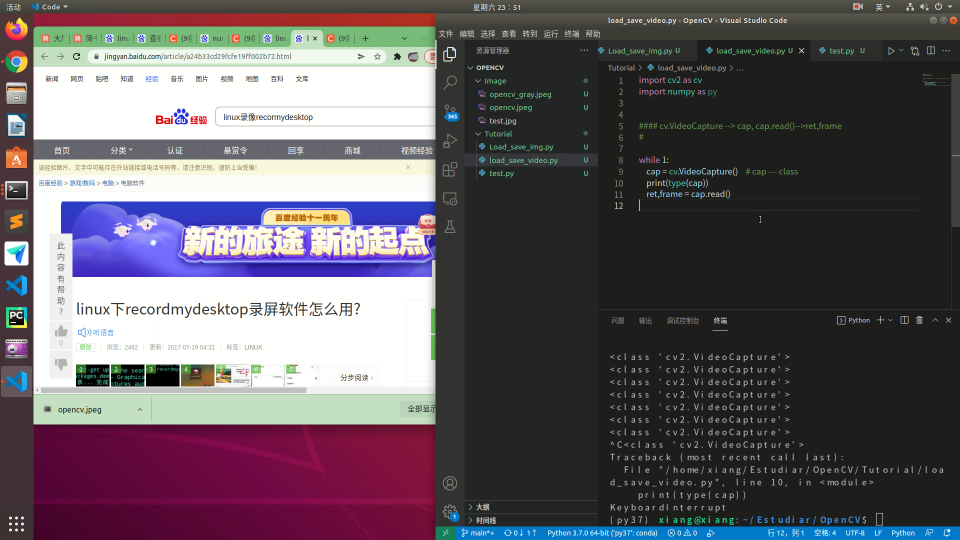
#> input picture frame 26 of OpenCV/Video/test.mp4, 1920 x 1080 px (shown at 1/2 size)
$ python load_save_video.py
#> lines starting #> are read from the running program, lines starting #| are printed output that depends on the picture
from cgi import test
import cv2 as cv
import numpy as py

test_video = "Video/test.mp4"

#### cv.VideoCapture --> cap, cap.read()-->ret,frame
# cv.split() // cv.merge() // cv.capture() // ret, frame = cv.read()

cap = cv.VideoCapture(test_video)    # cap --- class
while 1:
    ret,frame = cap.read()   # ret__bool
#> frame is the input picture: shape (1080, 1920, 3); mean B, G, R 97.8, 91.5, 98
    if ret == False:
        break
    frame_gray = cv.cvtColor(frame, cv.COLOR_BGR2GRAY)
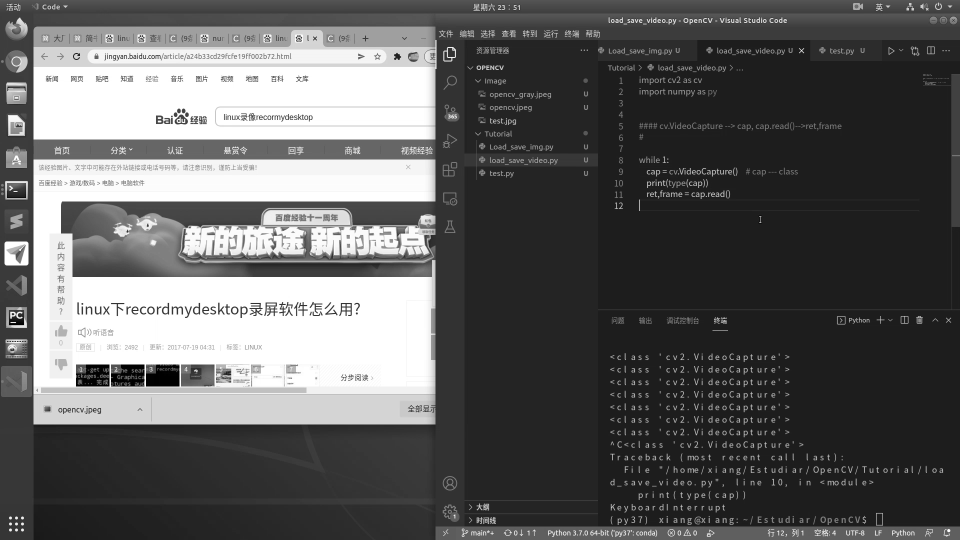
#> frame_gray: shape (1080, 1920) (shown at 1/2 size); min 0, max 255, mean 94.3
    cv.imshow("video", frame_gray)
    # waitKey(x): 等待x秒，如果在x秒期间，按下任意键，则立刻结束并返回按下键的ASCll码，否则返回-1
    # 若 x=0，那么会无限等待下去，直到有按键按下。
    out = cv.waitKey(40)
#> (key Esc is pressed here)
    print(out)
    if out == 27:    # 27 是esc的ASIIC码
        break

$ run again, starting later in the video
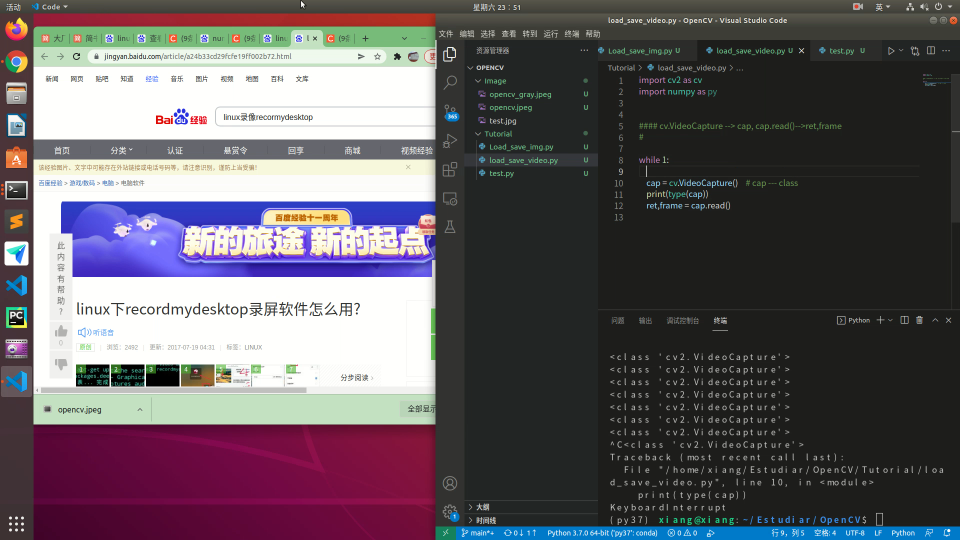
#> input picture frame 117 of OpenCV/Video/test.mp4, 1920 x 1080 px (shown at 1/2 size)
#> frame is the input picture: shape (1080, 1920, 3); mean B, G, R 97.8, 91.5, 97.9
#> `frame_gray = cv.cvtColor(frame, cv.COLOR_BGR2GRAY)`:
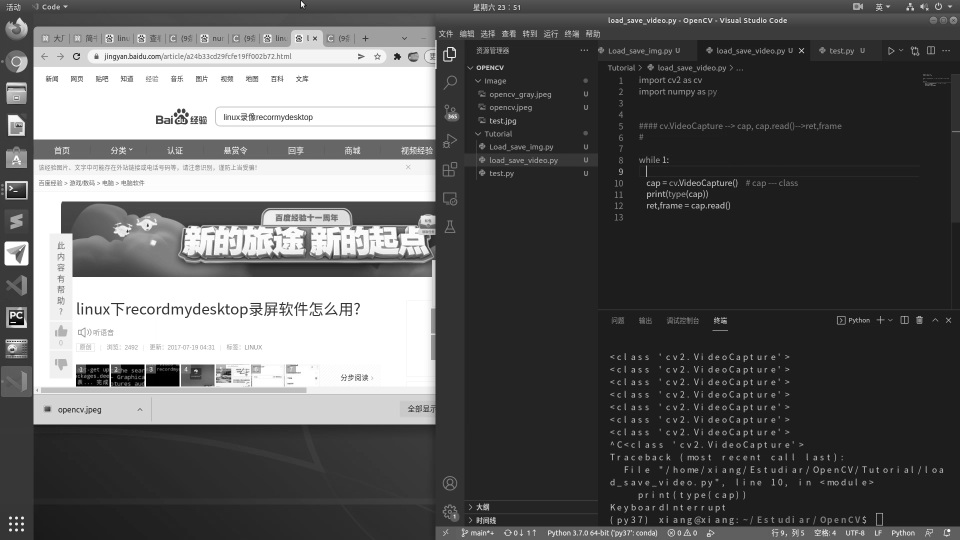
#> frame_gray: shape (1080, 1920) (shown at 1/2 size); min 0, max 255, mean 94.2

$ run again, starting later in the video
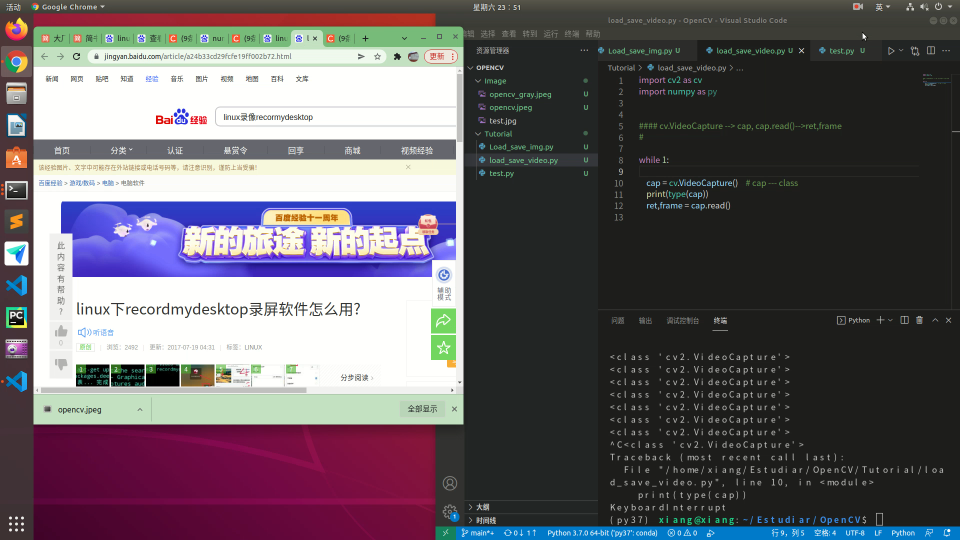
#> input picture frame 208 of OpenCV/Video/test.mp4, 1920 x 1080 px (shown at 1/2 size)
#> frame is the input picture: shape (1080, 1920, 3); mean B, G, R 100.9, 94.6, 100.8
#> `frame_gray = cv.cvtColor(frame, cv.COLOR_BGR2GRAY)`:
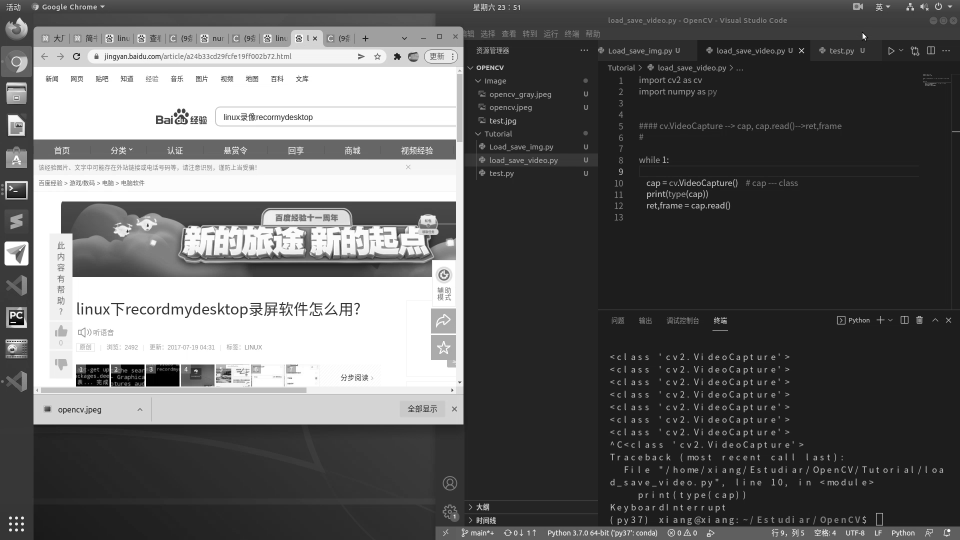
#> frame_gray: shape (1080, 1920) (shown at 1/2 size); min 0, max 255, mean 97.3
